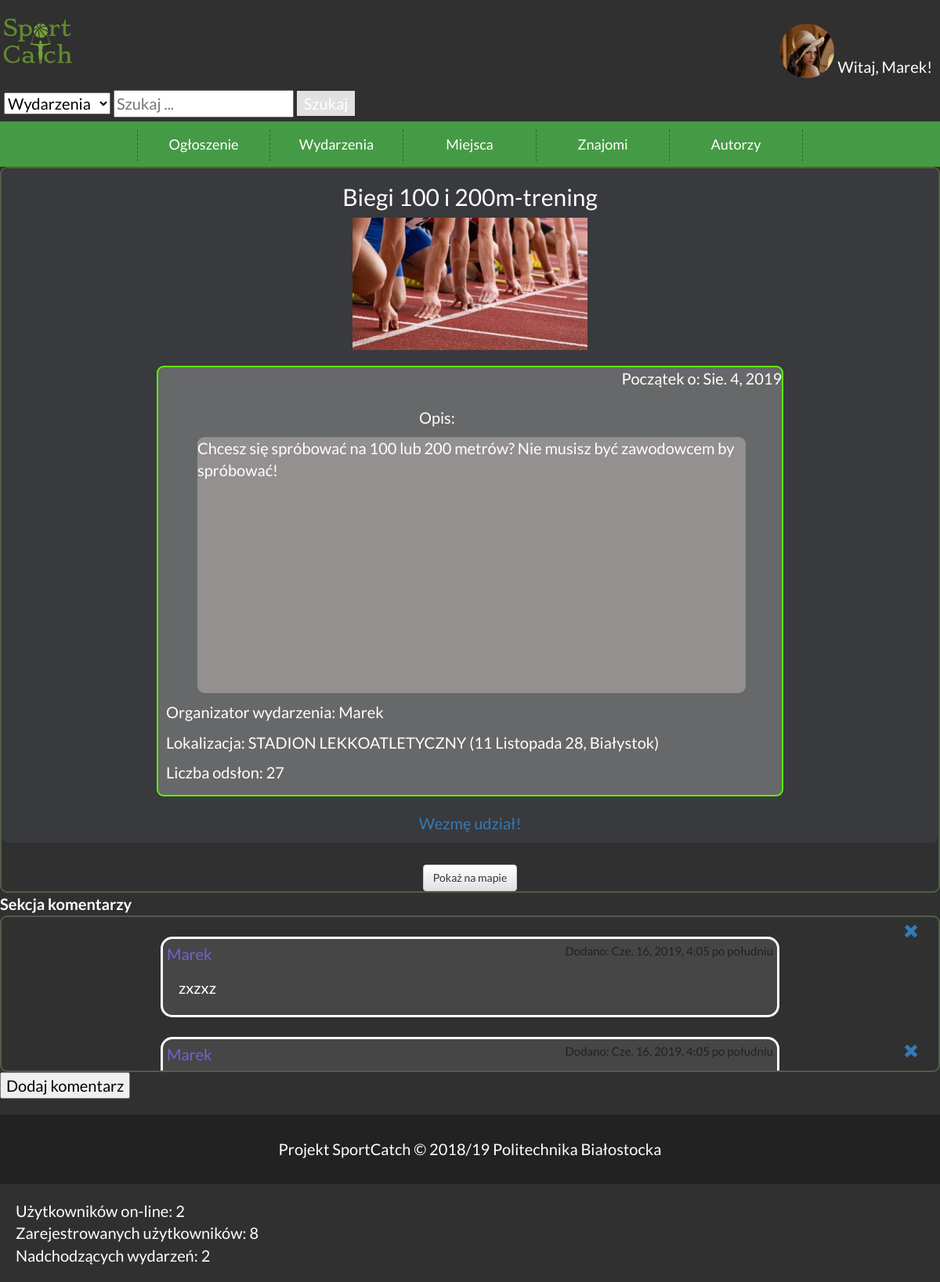
Screenshot of /events/6 (signed in) with the database file from the repository.
### account/models.py (models this page shows, shortened)
class Profile(models.Model):
    user = models.OneToOneField(settings.AUTH_USER_MODEL, on_delete=models.CASCADE)
    date_of_birth = models.DateField(blank=True, null=True)
    photo = models.ImageField(upload_to='profile_image', blank=True)
    friends=models.ManyToManyField("self",related_name="friends")
    rate=models.IntegerField(default=0)

### event/models.py (models this page shows, shortened)
class wydarzenie(models.Model):
    miejsce=models.ForeignKey(miejsce,on_delete=models.CASCADE)
    nazwa=models.CharField(max_length=50)
    data_rozpoczecia=models.DateField()
    organizator=models.ForeignKey(User,on_delete=models.CASCADE,related_name='wydarzenia')
    opis=models.TextField()
    uczestnicy=models.ManyToManyField(User,related_name="uczestnicy")
    Srednia_ocen=models.IntegerField( default=0)
    photo = models.ImageField(upload_to="wydarzenia/", blank=True, default='miejsca/Default.jpg')
    liczba_wyswietlen = models.IntegerField( default=0)
    def __str__(self):
        return self.nazwa

class miejsce(models.Model):
    adres=models.CharField(max_length=100)
    miasto=models.CharField(max_length=100, default="Białystok")
    nazwa=models.CharField(max_length=100)
    zaakceptowane=models.BooleanField(default=False)
    Srednia_ocen=models.IntegerField( default=0)
    photo = models.ImageField(upload_to='miejsca/', blank=True, default='miejsca/Default.jpg')
    def __str__(self):
        return "{} ({}, {})".format(self.nazwa, self.adres, self.miasto)
    class Meta:
        verbose_name = 'Miejsce'
        verbose_name_plural = 'Miejsca'

class komentarz_do_wydarzenia(models.Model):
    autor= models.ForeignKey(User,on_delete=models.CASCADE)
    wydarzenie=models.ForeignKey(wydarzenie,on_delete=models.CASCADE)
    data=models.DateTimeField(auto_now=True)
    tresc=models.TextField()

### event/views.py (the view, shortened to what this page needs)
# urls.py: path('events/<int:pk>', views.event_detail, name='event_detail'),
def event_detail(request, pk):
    user = Profile.objects.all()
    event = wydarzenie.objects.get(id = pk)
    liczba_wyswietlen = event.liczba_wyswietlen
    wydarzenie.objects.filter(id = pk).update(liczba_wyswietlen = liczba_wyswietlen+1)
    if request.user.is_authenticated:
        try:
            user = Profile.objects.get(user=request.user)
        except Profile.DoesNotExist:
            user = None
    uczestnicy = event.uczestnicy.all()
    print(event)
    komentarze = komentarz_do_wydarzenia.objects.filter(wydarzenie = event)
    komentarz_form = None
    czy_nowy_komentarz = False
    if not (request.user in event.uczestnicy.all()):
        takePartButtonText = "Wezmę udział!"
    else:
        takePartButtonText = "Jednak nie wezmę udziału"
    return render(request, 'event/event_detail.html', {'flag': czy_nowy_komentarz,
                                                       'event': event, 'uczestnicy': uczestnicy,
                                                       'komentarze': komentarze,
                                                       'komentarz_form': komentarz_form,
                                                       'takePartButtonText': takePartButtonText, 'user': user,
                                                       'today':datetime.now().date()})

### event/context_processors.py (called while the page is built)
def get_all_logged_in_users():
    sessions = Session.objects.filter(expire_date__gte=timezone.now())
    uid_list = []
    for session in sessions:
        data = session.get_decoded()
        uid_list.append(data.get('_auth_user_id', None))
    return User.objects.filter(id__in=uid_list)

def logged_users(request):
    logged = get_all_logged_in_users()
    print("-------------------333333333333-------------------")
    print(logged)
    return {'zalogowani':len(logged),'request':request}

def registers_users(request):
    return {'zarejestrowani':Profile.objects.all().count(),'request':request}

def incoming_events(request):
    all_events = wydarzenie.objects.all()
    today = datetime.now().date()
    incoming = []
    for e in all_events:
        if(e.data_rozpoczecia > today):
            incoming.append(e)
    return{'nadchodzace':len(incoming),'request':request}

### event/templates/event/event_detail.html (shortened to what this page needs)
{%extends 'Base.html'%}
{%block content%}
{% load emoticons_tags %}
{% emoticons %}
        <div class="wydarzenia">
        <div class="Elementy_wydarzen">
    <h2>{{event.nazwa}}</h2>
    <span>
    {%if event.photo.url.value != ""%}
    <image heigh="150" width="300" src="{{event.photo.url}}"></image></span>
    {%endif%}
    <div class="Obramowanie3">
    <div style="float: right;">
    <p>Początek o: {{event.data_rozpoczecia}}</p>
    </div>
    <div class="Opiss">
    <p>Opis:</p>
    </div>
        <div class="ramka">
        {{event.opis}}
        </div>
    <div class="stopka">
    <p>Organizator wydarzenia: {{event.organizator}}</p>
    <p>Lokalizacja: {{event.miejsce}}</p>
    <p>Liczba odsłon: {{event.liczba_wyswietlen}}</p><br/>
    </div>
    </div>
    {% if request.user.is_authenticated %}
    {%if event.data_rozpoczecia >= today%}
	<p>
	<a href="{% url 'take_part' event.id %}">{{takePartButtonText}}</a>
	</p>
    {%endif%}
    {%endif%}
</div>
  <br><a href="https://www.google.com/maps/search/?api=1&query={{event.miejsce.miasto}}+{{event.miejsce.adres}}" target="_blank" class="btn btn-default">Pokaż na mapie</a>
</div>
   <b>Sekcja komentarzy</b>
    <div class="mar">
    {%for kom in komentarze%}
    {% if kom.autor.username == request.user.username %}
     <div class="options3">
    <a href="{% url 'delete_com2' pk=event.pk comPK=kom.pk %}" class="glyphicon glyphicon-remove">&#160;</a>
    </div>
    {%endif%}
    <div class="komentarze">
    <div class="options">
    <p> Dodano: {{kom.data}}</p>
    </div>
    <div class="Text4">
    <p>{{kom.autor}}</p>
        </div>
        <br>
<div class="tresc">
    <p>{{kom.tresc}}</p>
</div>
</div>
    {%endfor%}
</div>
    {%if flag%}
    <h3>Twój komenatrz został dodany</h3>
    {%else%}
        {% if request.user.is_authenticated %}
    <form action="{{event.get_absolute_url}}" method="post">
        <p><input type="submit" value="Dodaj komentarz" ></p>
    {%endif%}
    </form>
    {% endif%}
{% endemoticons %}
{%endblock%}

### event/templates/Base.html (shortened to what this page needs)
<!DOCTYPE HTML>
<html lang="pl">
<head>
	<link rel="stylesheet" href="https://maxcdn.bootstrapcdn.com/bootstrap/3.3.7/css/bootstrap.min.css">
	<link rel="stylesheet" href="https://maxcdn.bootstrapcdn.com/bootstrap/3.3.7/css/bootstrap-theme.min.css">
	<link href="/static/style.css" rel="stylesheet" type="text/css" />
	<link href="css/fontello.css" rel="stylesheet" type="text/css"/>
</head>
<body>
<div class="header">
			<a  href="{% url 'index' %}"><img height="70" src="/static/images/sportcatch.svg" /></a>
			<div class="header2">
				{% if request.user.is_authenticated %}
				<div class="ZalogowanyUzytkownik">
				{% if user.photo %}
				<div class="dropdown">
 				 <img src="{{user.photo.url}}" onclick="myFunction()" class="dropbtn"/>
				{% endif %}
			</div>
				<span style="vertical-align:bottom;">	Witaj, {{ request.user.username }}!</span>
			</div>
				{% else %}
				<div  class="niezalogowanyUzytkownik">
				<a  href="{% url 'login'%}" class="btn btn-success ">Zaloguj się</a>
				<span >lub</span>
				<a  href="{% url 'register' %}"  class="btn btn-danger ">Zarejestruj się</a>
			</div>
				{% endif %}
			</div>
</div>
<div class="szukaj" >
<form>
    <select id="choice_select" name="wybor" action ="{% url 'index' %}">
        <option value="event">Wydarzenia</option>
    </select>
       <input name="search_phrase" type="text" placeholder="Szukaj ...">
			 	{% if indexsa != None%}
				<button name="submit" type="submit" id="button_submit"  >Szukaj</button>
				{% else %}
				 <a  class= "buttons" href="{% url 'index' %}">Szukaj</a>
				{%endif%}
</form>
</div>
		<div class="nav">
			<ol>
				<li><span >Ogłoszenie</span>
				</li>
				<li><span>Wydarzenia</span>
				</li>
				<li><span>Miejsca</span>
				</li>
				{% if not request.user.username == 'admin' %}
				{% if request.user.is_authenticated%}
				<li><a href="#">Znajomi</a>
				</li>
				{%endif%}
				{%endif%}
				<li><a href="{% url 'authors' %}">Autorzy</a></li>
			</ol>
		</div>
		<div class="content">
			{% block content %}
			{% load emoticons_tags %}
			{% endblock content %}
		</div>
		<div class="footer">Projekt SportCatch &copy; 2018/19 Politechnika Białostocka
		</div>
<div style="margin:20px">
	Użytkowników on-line: {{zalogowani}}
	<br/>
	Zarejestrowanych użytkowników: {{zarejestrowani}}<br/>
	Nadchodzących wydarzeń: {{nadchodzace}}
</div>
</body>
</html>

### event/static/style.css (style rules this page uses)
body { background-color: #303030; color: #ffffff; font-family: 'Lato', sans-serif; font-size: 20px; margin: 0 !important; }
.header { margin-top:20px; display:flex; text-align: justify; justify-content: space-between; vertical-align: bottom; }
.header2 { text-align: center; }
.ZalogowanyUzytkownik { margin: 10px; }
.ZalogowanyUzytkownik img { height:70px; width: auto; }
.header2 img { border-radius: 50px; }
.content { text-align: justify; min-height: 450px; }
.footer { text-align: center; background-color: #222222; padding: 30px; margin-top: 20px; }
.nav { overflow: hidden; width: 100%; padding: 10px 0; background-color: #459b45; text-align: center; border-top: 1px solid #46981F; border-bottom: 1px solid #46981F; }
ol { padding: 0; margin: 0; list-style-type: none; font-size: 18px; height: 30px; line-height: 200%; display: inline-block; }
ol a { color: #ffffff; text-decoration: none; display: block; }
ol > li { float: left; width: 170px; height: 40px; border-right: 1px dashed #296D09; transition: 0.3s; }
ol > li:first-child { border-left: 1px dashed #296D09; }
input, select, textarea { color: black; }
.wydarzenia { text-align: center; }
.Elementy_wydarzen { background-color:#383a3d; height: 70%px; width: 70%px; display: flex; justify-content:center; flex-direction:column; border-radius: 9px; }
.Obramowanie3 { margin:auto; margin-top:20px; margin-bottom: 20px; background-color: rgba(121, 121, 121, 0.74); text-align: left; width: 800px; height: 550px; border-radius: 9px; border-radius: 9px; border: #5ef308; border-style: solid; border-width: 2px; border-width: 2px; font-size: 20px; }
.Text4 { color: #7361d8; text-align: left; }
.Text4 { float: left; margin: 5px; }
.options { margin: 5px; font-size: 15px; float: right; color: #222222; }
.options3 { margin: 5px; float: right; margin-right: 70%px; color: #222222; }
.wydarzenia { border-radius: 9px; border: #515c4a; border-style: solid; border-width: 2px; }
.komentarze { background-color: #63636371; overflow-wrap: break-word; word-wrap: break-word; hyphens: auto; width: 790px; height: auto; border-style: solid; border-radius: 15px; margin: auto; margin-top: 25px; margin-bottom: 25px; }
.mar { overflow-y:scroll; height: 200px; border-radius: 9px; border: #515c4a; border-style: solid; border-width: 2px; }
.tresc { margin: 20px; }
.Opiss { margin-top: 50px; margin-left: 333px; }
.stopka { float: none; margin-top: 10px; margin-left:10px; }
.ramka { height:60%; margin-left:50px; width:700px; background-color:rgb(148, 144, 144); border-radius: 9px; }
.dropdown { position: relative; display: inline-block; }
.szukaj { margin:5px; }
.buttons { width: 65px; height: 85px; padding: 4px; padding-left: 9px; padding-right: 9px; background-color: #e1e1e1; color: white; text-decoration : none; text-align: center; }

### rows the page displays
Profile: photo (picture)
wydarzenie: nazwa "Biegi 100 i 200m-trening", photo (picture), data_rozpoczecia "Sie. 4, 2019", opis "Chcesz się spróbować na 100 lub 200 metrów? Nie musisz być zawodowcem by spróbować!", organizator "Marek", miejsce "STADION LEKKOATLETYCZNY (11 Listopada 28, Białystok)", liczba_wyswietlen "27"
komentarz_do_wydarzenia: data "Cze. 16, 2019, 4:05 po południu", autor "Marek", tresc "zxzxz"
komentarz_do_wydarzenia: data "Cze. 16, 2019, 4:05 po południu", autor "Marek"

### other values shown
{{ request.user.username }} "Marek"
{{ takePartButtonText }} "Wezmę udział!"
{{ zalogowani }} "2"
{{ zarejestrowani }} "8"
{{ nadchodzace }} "2"
